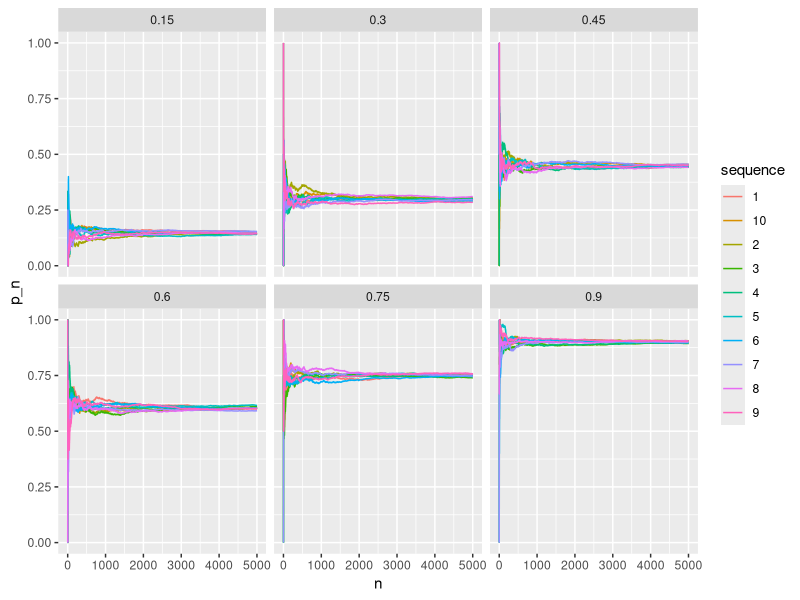
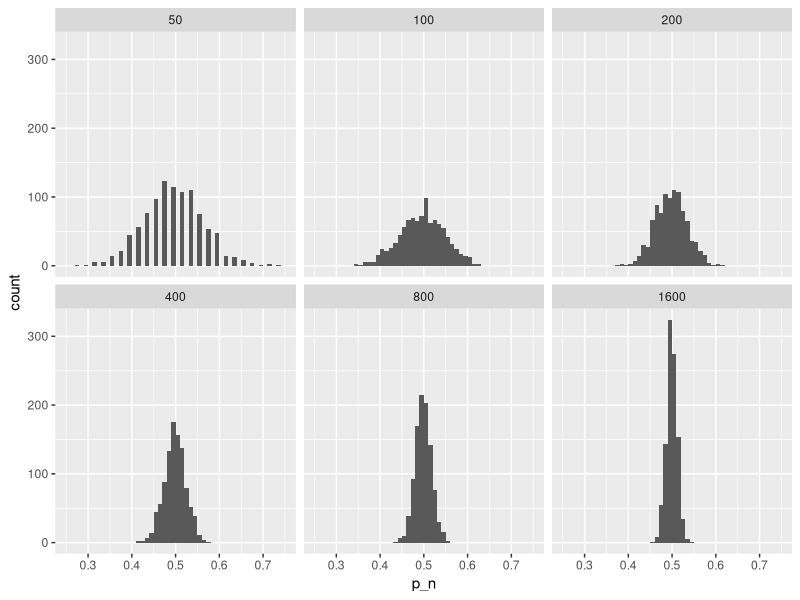

Here is the R script that generated these plots, in order:
## ---- chunk 1
library(tidyverse)
## ---- chunk 2
N <- 5000
df <- crossing(
  sequence=seq(10) %>% as.character(),
  p=seq(0.15,0.9,0.15),
  n=seq(N)
) %>%
  group_by(sequence, p) %>%
  mutate(X=rbinom(n=N,size=1,prob=p),
         cumsum = cumsum(X),
         p_n=cumsum/n)
## ---- chunk 3
df %>%
  ggplot() +
  geom_line(aes(x=n,y=p_n, colour=sequence)) +
  ylim(0,1) +
  facet_wrap(~p)
## ---- chunk 4
p <- 0.5
crossing(
  trials = c(50, 100, 200, 400, 800, 1600),
  sequence = seq(1000) %>% as.character()
) %>%
  group_by(sequence, trials) %>%
  mutate(sum_success = rbinom(n=trials, size=1, prob=p) %>% sum(),
         p_n =sum_success/trials) %>%
  ggplot() + 
  geom_histogram(aes(x=p_n), breaks=seq(0.25,0.75,0.01)) +
  facet_wrap(~trials)
